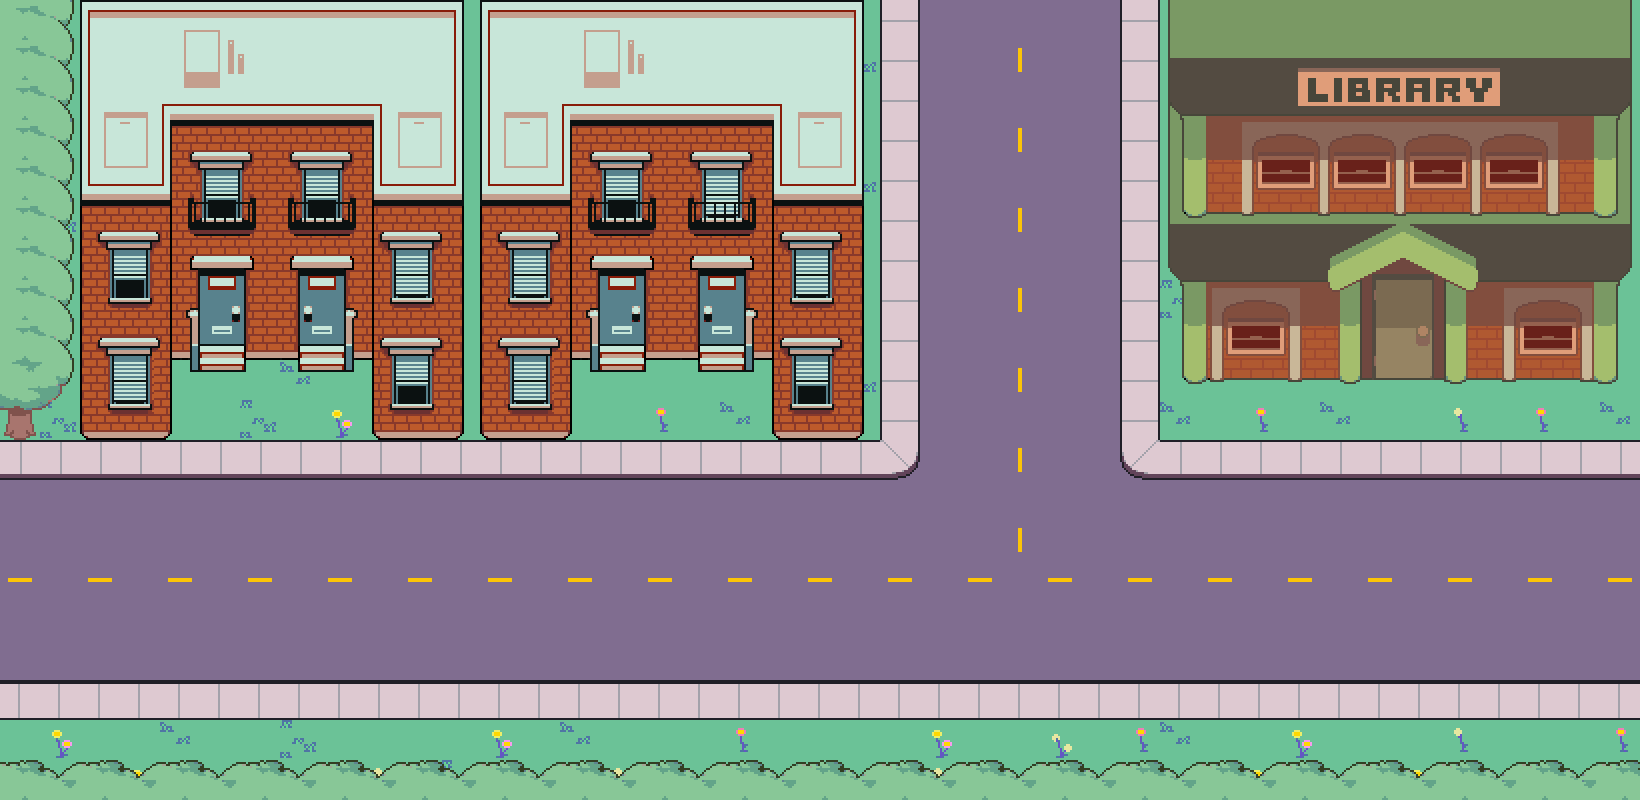

A level layout from a 2D game, rendered from its tile map. Below: a short description, then the map file with tile-grid data replaced by summaries:
An orthogonal 41x20 tile map with 40x40 px tiles, 2 tile layers (Tile Layer 1, Tile Layer 2), 3 image layers and 22 objects (4x transition, 4x interactable, 2x spawn, savepoint, fri2, ...).

<map version="1.10" tiledversion="1.10.1" orientation="orthogonal" renderorder="right-down" width="41" height="20" tilewidth="40" tileheight="40" infinite="0" nextlayerid="10" nextobjectid="30">
 <editorsettings>
  <export target="frivatown_1.lua" format="lua" />
 </editorsettings>
 <properties>
  <property name="light" type="bool" value="true" />
  <property name="music" value="frivatown" />
 </properties>
 <tileset firstgid="1" source="../../tilesets/woods.tsx" />
 <layer id="1" name="Tile Layer 1" width="41" height="20">
  <data>[820 cells, 802 non-empty, 14 distinct tile ids]</data>
 </layer>
 <layer id="2" name="Tile Layer 2" width="41" height="20">
  <data>[820 cells, 67 non-empty, 11 distinct tile ids]</data>
 </layer>
 <imagelayer id="3" name="Image Layer 1" locked="1" offsetx="80" offsety="0">
  <image source="../../../../assets/sprites/map_objects/apartment_1.png" width="384" height="440" />
 </imagelayer>
 <imagelayer id="4" name="Image Layer 2" locked="1" offsetx="480" offsety="0">
  <image source="../../../../assets/sprites/map_objects/apartment_2.png" width="384" height="440" />
 </imagelayer>
 <imagelayer id="5" name="Image Layer 3" offsetx="1168" offsety="0">
  <image source="../../../../assets/sprites/map_objects/library.png" width="464" height="384" />
 </imagelayer>
 <objectgroup id="6" name="collision">
  <object id="1" x="0" y="0" width="172" height="440" />
  <object id="2" x="172" y="0" width="600" height="360" />
  <object id="3" x="372" y="360" width="200" height="80" />
  <object id="4" x="772" y="0" width="92" height="440" />
  <object id="5" x="1168" y="0" width="194" height="380" />
  <object id="6" x="1444" y="0" width="188" height="380" />
  <object id="7" x="0" y="760" width="1640" height="40" />
 </objectgroup>
 <objectgroup id="7" name="objects">
  <object id="11" name="transition" x="864" y="0" width="304" height="15">
   <properties>
    <property name="map" value="deoxynn/frivatown_2" />
    <property name="marker" value="fri1" />
   </properties>
  </object>
  <object id="12" name="transition" x="1625" y="360" width="15" height="400">
   <properties>
    <property name="map" value="deoxynn/frivatown_3" />
    <property name="marker" value="fri1" />
   </properties>
  </object>
  <object id="15" name="transition" x="1362" y="360" width="82" height="15">
   <properties>
    <property name="map" value="deoxynn/library" />
    <property name="marker" value="fri1" />
   </properties>
  </object>
  <object id="17" name="interactable" x="200" y="250" width="44" height="110">
   <properties>
    <property name="cutscene" value="frivatown.apartment" />
   </properties>
  </object>
  <object id="18" name="interactable" x="300" y="250" width="44" height="110">
   <properties>
    <property name="cutscene" value="frivatown.apartment" />
   </properties>
  </object>
  <object id="19" name="interactable" x="600" y="250" width="44" height="110">
   <properties>
    <property name="cutscene" value="frivatown.apartment" />
    <property name="once" type="bool" value="false" />
   </properties>
  </object>
  <object id="20" name="interactable" x="700" y="250" width="44" height="110">
   <properties>
    <property name="cutscene" value="frivatown.apartment" />
    <property name="once" type="bool" value="false" />
   </properties>
  </object>
  <object id="26" name="savepoint" x="252" y="340" width="40" height="40" />
  <object id="28" name="transition" x="0" y="440" width="15" height="320">
   <properties>
    <property name="map" value="deoxynn/school_outside" />
    <property name="marker" value="friva_1" />
   </properties>
  </object>
 </objectgroup>
 <objectgroup id="8" name="markers">
  <object id="8" name="spawn" x="140" y="580">
   <point />
  </object>
  <object id="10" name="fri2" x="1020" y="48">
   <point />
  </object>
  <object id="13" name="fri3" x="1600" y="580">
   <point />
  </object>
  <object id="16" name="lib1" x="1400" y="440">
   <point />
  </object>
  <object id="27" name="spawn" x="272" y="410">
   <point />
  </object>
  <object id="29" name="school" x="40" y="580">
   <point />
  </object>
 </objectgroup>
</map>
